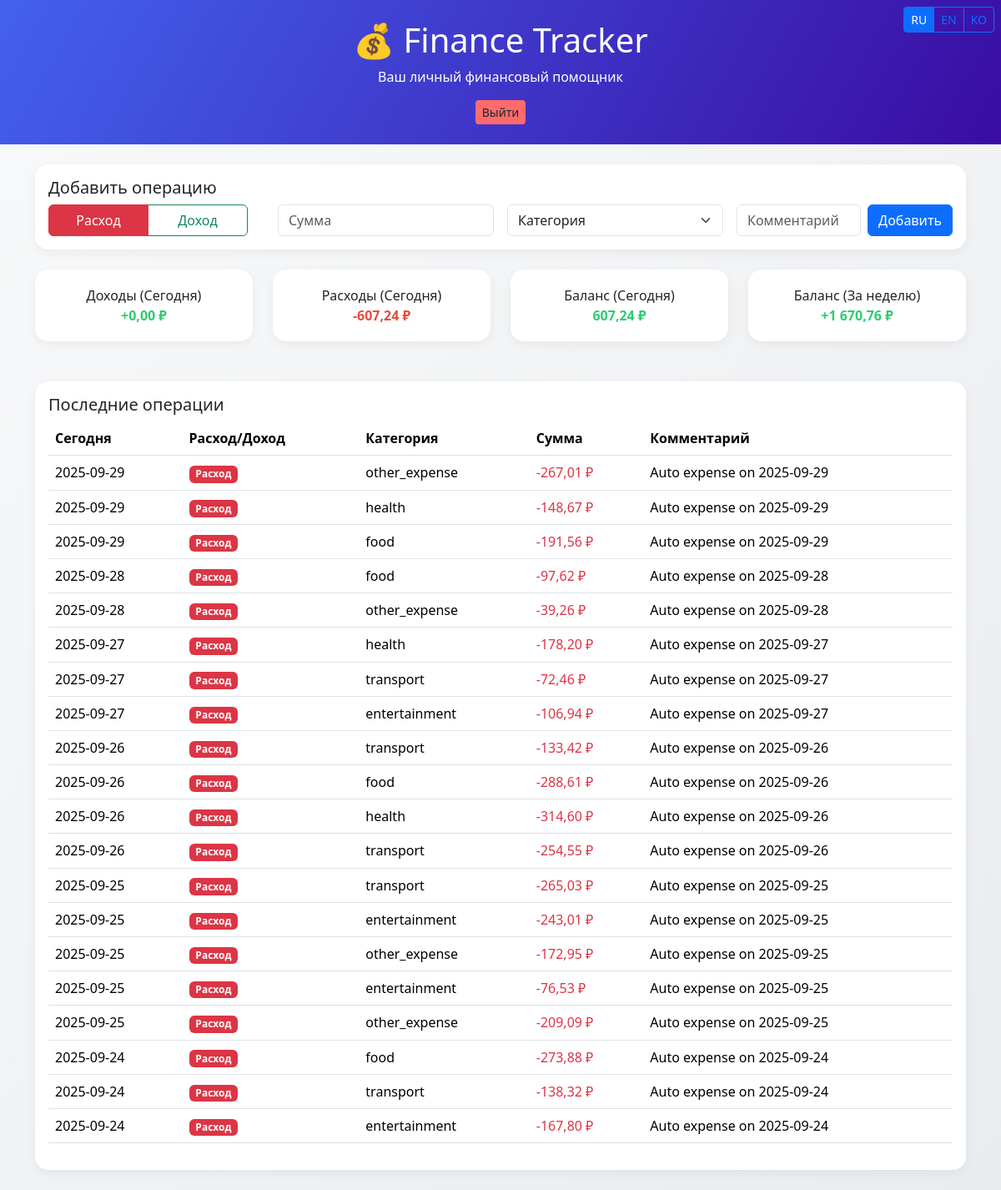
Page /dashboard.php (signed in) on the committed database.
### tables this page shows
CREATE TABLE transactions (
    id INTEGER PRIMARY KEY AUTOINCREMENT,
    user_id INTEGER NOT NULL,
    type TEXT NOT NULL CHECK(type IN ('income', 'expense')),  -- Новое поле!
    amount REAL NOT NULL,
    category TEXT NOT NULL,
    comment TEXT,
    date TEXT NOT NULL DEFAULT (date('now')),
    created_at TEXT NOT NULL DEFAULT (datetime('now')),
    FOREIGN KEY(user_id) REFERENCES users(id) ON DELETE CASCADE
);

### lang.php (called while the page is built, shortened)
<?php
$lang = $_GET['lang'] ?? $_SESSION['lang'] ?? 'ru';
$currency_settings = [
    'ru' => ['symbol' => '₽', 'thousands_sep' => ' ', 'decimal_sep' => ','],
    'en' => ['symbol' => '$', 'thousands_sep' => ',', 'decimal_sep' => '.'],
    'ko' => ['symbol' => '₩', 'thousands_sep' => ',', 'decimal_sep' => '.'],
];
function __($key, $lang = 'ru') {
    global $translations;
    $keys = explode('.', $key);
    $value = $translations[$lang];
    foreach ($keys as $k) {
        if (is_array($value) && isset($value[$k])) {
            $value = $value[$k];
        } else {
            return "{{$key}}";
        }
    }
    return $value;
}
function format_money($amount, $lang = 'ru') {
    global $currency_settings;
    $settings = $currency_settings[$lang] ?? $currency_settings['en'];
    if ($lang === 'ko') {
        $formatted = number_format(round($amount), 0, '', $settings['thousands_sep']);
    } else {
        $formatted = number_format($amount, 2, $settings['decimal_sep'], $settings['thousands_sep']);
    }
    if ($lang === 'en') {
        return $settings['symbol'] . $formatted;
    } else {
        return $formatted . ' ' . $settings['symbol'];
    }
}
?>

### dashboard.php (the view, shortened to what this page needs)
<?php
require_once 'lang.php';
require_once 'db.php';
$user_id = $_SESSION['user_id'];
$transactions = $pdo->prepare("
    SELECT * FROM transactions
    WHERE user_id = ?
    ORDER BY date DESC, id DESC
    LIMIT 20
");
$transactions->execute([$user_id]);
$transactions_list = $transactions->fetchAll();
$today_income = $pdo->prepare("SELECT SUM(amount) FROM transactions WHERE user_id = ? AND type = 'income' AND date = date('now')");
$today_income->execute([$user_id]);
$total_income_today = $today_income->fetchColumn() ?: 0;
$today_expense = $pdo->prepare("SELECT SUM(amount) FROM transactions WHERE user_id = ? AND type = 'expense' AND date = date('now')");
$today_expense->execute([$user_id]);
$total_expense_today = $today_expense->fetchColumn() ?: 0;
$balance_today = $total_income_today - $total_expense_today;
$week_income = $pdo->prepare("SELECT SUM(amount) FROM transactions WHERE user_id = ? AND type = 'income' AND date >= date('now', '-6 days')");
$week_income->execute([$user_id]);
$total_income_week = $week_income->fetchColumn() ?: 0;
$week_expense = $pdo->prepare("SELECT SUM(amount) FROM transactions WHERE user_id = ? AND type = 'expense' AND date >= date('now', '-6 days')");
$week_expense->execute([$user_id]);
$total_expense_week = $week_expense->fetchColumn() ?: 0;
$balance_week = $total_income_week - $total_expense_week;
?>
<!DOCTYPE html>
<html lang="<?= $lang ?>">
<head>
    <link href="https://cdn.jsdelivr.net/npm/bootstrap@5.3.3/dist/css/bootstrap.min.css" rel="stylesheet">
</head>
<body>
    <div class="position-fixed top-0 end-0 p-2" style="z-index: 1000;">
        <div class="btn-group" role="group">
            <a href="?lang=ru" class="btn btn-sm <?= $lang === 'ru' ? 'btn-primary' : 'btn-outline-primary' ?>">RU</a>
            <a href="?lang=en" class="btn btn-sm <?= $lang === 'en' ? 'btn-primary' : 'btn-outline-primary' ?>">EN</a>
            <a href="?lang=ko" class="btn btn-sm <?= $lang === 'ko' ? 'btn-primary' : 'btn-outline-primary' ?>">KO</a>
        </div>
    </div>
    <div class="header text-center">
        <div class="container">
            <h1>💰 Finance Tracker</h1>
            <p><?= __('dashboard_header', $lang) ?></p>
            <a href="logout.php" class="btn btn-logout btn-sm"><?= __('logout', $lang) ?></a>
        </div>
    </div>
    <div class="container mt-4">
        <div class="card">
            <div class="card-body">
                <h5><?= __('add_transaction', $lang) ?></h5>
                <form method="POST">
                    <div class="row g-3 align-items-end">
                        <div class="col-md-3">
                            <div class="type-toggle btn-group" role="group">
                                <label class="btn btn-outline-danger" for="type-expense"><?= __('type_expense', $lang) ?></label>
                                <label class="btn btn-outline-success" for="type-income"><?= __('type_income', $lang) ?></label>
                            </div>
                        </div>
                        <div class="col-md-3">
                            <input type="number" step="0.01" name="amount" class="form-control" placeholder="<?= __('amount', $lang) ?>" required min="0.01">
                        </div>
                        <div class="col-md-3">
                            <select name="category" class="form-select" required>
                                <option value=""><?= __('category', $lang) ?></option>
                            </select>
                        </div>
                        <div class="col-md-3">
                            <div class="d-flex gap-2">
                                <input type="text" name="comment" class="form-control" placeholder="<?= __('comment', $lang) ?>">
                                <button type="submit" class="btn btn-primary"><?= __('btn_add', $lang) ?></button>
                            </div>
                        </div>
                    </div>
                </form>
            </div>
        </div>
        <div class="row mb-4">
            <div class="col-md-3">
                <div class="card stat-card">
                    <div><?= __('income', $lang) ?> (<?= __('today', $lang) ?>)</div>
                    <div class="stat-income">+<?= format_money($total_income_today, $lang) ?></div>
                </div>
            </div>
            <div class="col-md-3">
                <div class="card stat-card">
                    <div><?= __('expense', $lang) ?> (<?= __('today', $lang) ?>)</div>
                    <div class="stat-expense">-<?= format_money($total_expense_today, $lang) ?></div>
                </div>
            </div>
            <div class="col-md-3">
                <div class="card stat-card">
                    <div><?= __('balance', $lang) ?> (<?= __('today', $lang) ?>)</div>
                    <div class="stat-balance"><?= ($balance_today >= 0 ? '+' : '') . format_money(abs($balance_today), $lang) ?></div>
                </div>
            </div>
            <div class="col-md-3">
                <div class="card stat-card">
                    <div><?= __('balance', $lang) ?> (<?= __('this_week', $lang) ?>)</div>
                    <div class="stat-balance"><?= ($balance_week >= 0 ? '+' : '') . format_money(abs($balance_week), $lang) ?></div>
                </div>
            </div>
        </div>
        <div class="card">
            <div class="card-body">
                <h5><?= __('recent_transactions', $lang) ?></h5>
                <?php if ($transactions_list): ?>
                    <div class="table-responsive">
                        <table class="table table-hover">
                            <thead>
                                <tr>
                                    <th><?= __('today', $lang) ?></th>
                                    <th><?= __('type_expense', $lang) ?>/<?= __('type_income', $lang) ?></th>
                                    <th><?= __('category', $lang) ?></th>
                                    <th><?= __('amount', $lang) ?></th>
                                    <th><?= __('comment', $lang) ?></th>
                                </tr>
                            </thead>
                            <tbody>
                                <?php foreach ($transactions_list as $t): ?>
                                <tr>
                                    <td><?= htmlspecialchars($t['date']) ?></td>
                                    <td>
                                        <span class="badge bg-<?= $t['type'] === 'income' ? 'success' : 'danger' ?>">
                                            <?= $t['type'] === 'income' ? __('type_income', $lang) : __('type_expense', $lang) ?>
                                        </span>
                                    </td>
                                    <td><?= htmlspecialchars($t['category']) ?></td>
                                    <td>
                                        <span class="<?= $t['type'] === 'income' ? 'text-success' : 'text-danger' ?>">
                                            <?= ($t['type'] === 'income' ? '+' : '-') . format_money($t['amount'], $lang) ?>
                                        </span>
                                    </td>
                                    <td><?= htmlspecialchars($t['comment'] ?? '') ?></td>
                                </tr>
                                <?php endforeach; ?>
                            </tbody>
                        </table>
                    </div>
                <?php else: ?>
                    <p class="text-muted"><?= __('no_transactions', $lang) ?></p>
                <?php endif; ?>
            </div>
        </div>
    </div>
</body>
</html>

### rows in the picture
transactions: date "2025-09-29", category "other_expense", amount "267,01 ₽", comment "Auto expense on 2025-09-29"
transactions: date "2025-09-29", category "health", amount "148,67 ₽", comment "Auto expense on 2025-09-29"
transactions: date "2025-09-29", category "food", amount "191,56 ₽", comment "Auto expense on 2025-09-29"
transactions: date "2025-09-28", category "food", amount "97,62 ₽", comment "Auto expense on 2025-09-28"
transactions: date "2025-09-28", category "other_expense", amount "39,26 ₽", comment "Auto expense on 2025-09-28"
transactions: date "2025-09-27", category "health", amount "178,20 ₽", comment "Auto expense on 2025-09-27"
transactions: date "2025-09-27", category "transport", amount "72,46 ₽", comment "Auto expense on 2025-09-27"
transactions: date "2025-09-27", category "entertainment", amount "106,94 ₽", comment "Auto expense on 2025-09-27"
transactions: date "2025-09-26", category "transport", amount "133,42 ₽", comment "Auto expense on 2025-09-26"
transactions: date "2025-09-26", category "food", amount "288,61 ₽", comment "Auto expense on 2025-09-26"
transactions: date "2025-09-26", category "health", amount "314,60 ₽", comment "Auto expense on 2025-09-26"
transactions: date "2025-09-26", category "transport", amount "254,55 ₽", comment "Auto expense on 2025-09-26"
transactions: date "2025-09-25", category "transport", amount "265,03 ₽", comment "Auto expense on 2025-09-25"
transactions: date "2025-09-25", category "entertainment", amount "243,01 ₽", comment "Auto expense on 2025-09-25"
transactions: date "2025-09-25", category "other_expense", amount "172,95 ₽", comment "Auto expense on 2025-09-25"
transactions: date "2025-09-25", category "entertainment", amount "76,53 ₽", comment "Auto expense on 2025-09-25"
transactions: date "2025-09-25", category "other_expense", amount "209,09 ₽", comment "Auto expense on 2025-09-25"
transactions: date "2025-09-24", category "food", amount "273,88 ₽", comment "Auto expense on 2025-09-24"
transactions: date "2025-09-24", category "transport", amount "138,32 ₽", comment "Auto expense on 2025-09-24"
transactions: date "2025-09-24", category "entertainment", amount "167,80 ₽", comment "Auto expense on 2025-09-24"

### other values in the picture
__('dashboard_header', $lang) "Ваш личный финансовый помощник"
__('logout', $lang) "Выйти"
__('add_transaction', $lang) "Добавить операцию"
__('type_expense', $lang) "Расход"
__('type_income', $lang) "Доход"
__('btn_add', $lang) "Добавить"
__('income', $lang) "Доходы"
__('today', $lang) "Сегодня"
format_money($total_income_today, $lang) "0,00 ₽"
__('expense', $lang) "Расходы"
format_money($total_expense_today, $lang) "607,24 ₽"
__('balance', $lang) "Баланс"
format_money(abs($balance_today), $lang) "607,24 ₽"
__('this_week', $lang) "За неделю"
format_money(abs($balance_week), $lang) "1 670,76 ₽"
